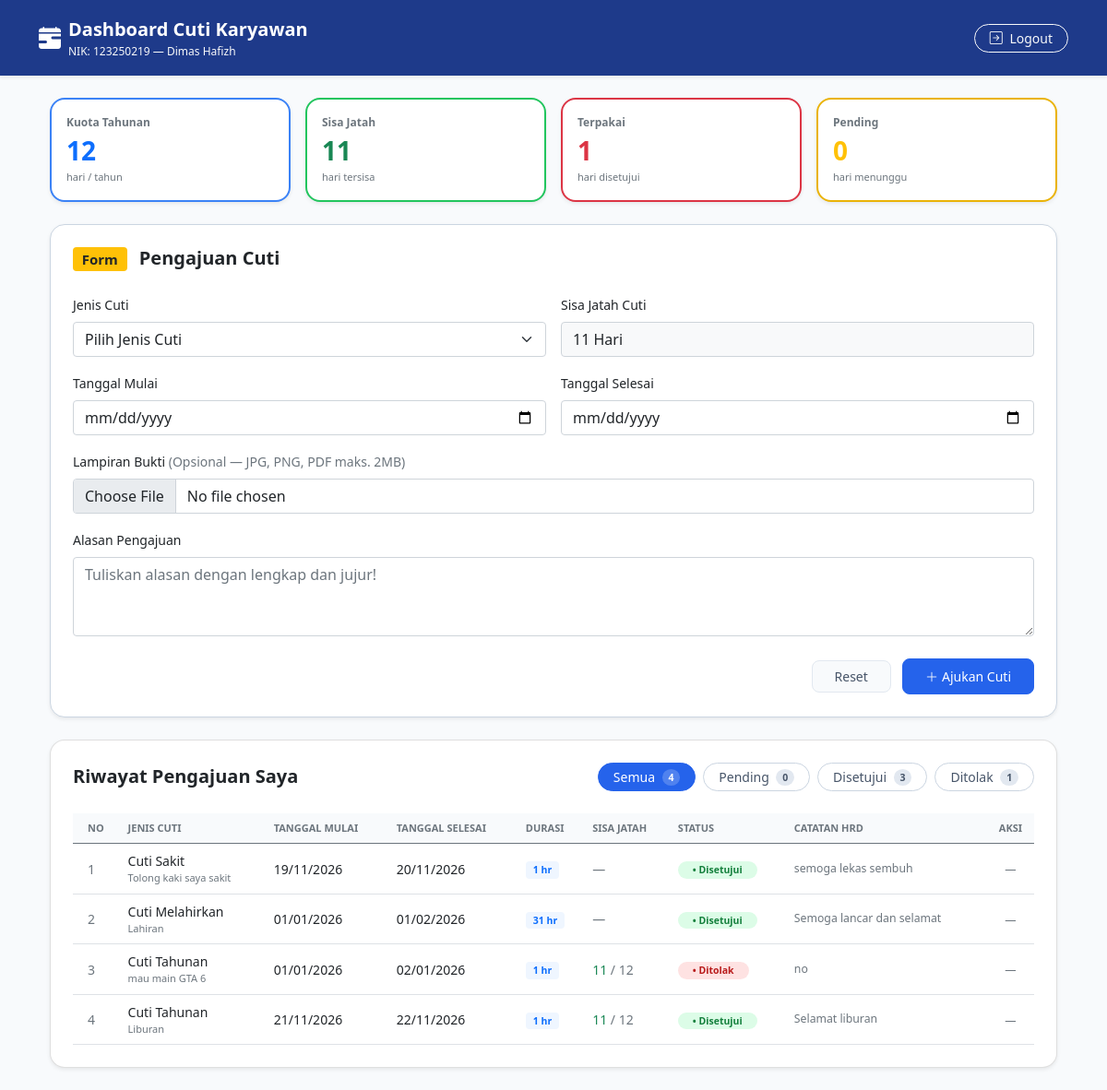
/karyawan/dashboard.php (signed in), run on an earlier commit of the app's database.
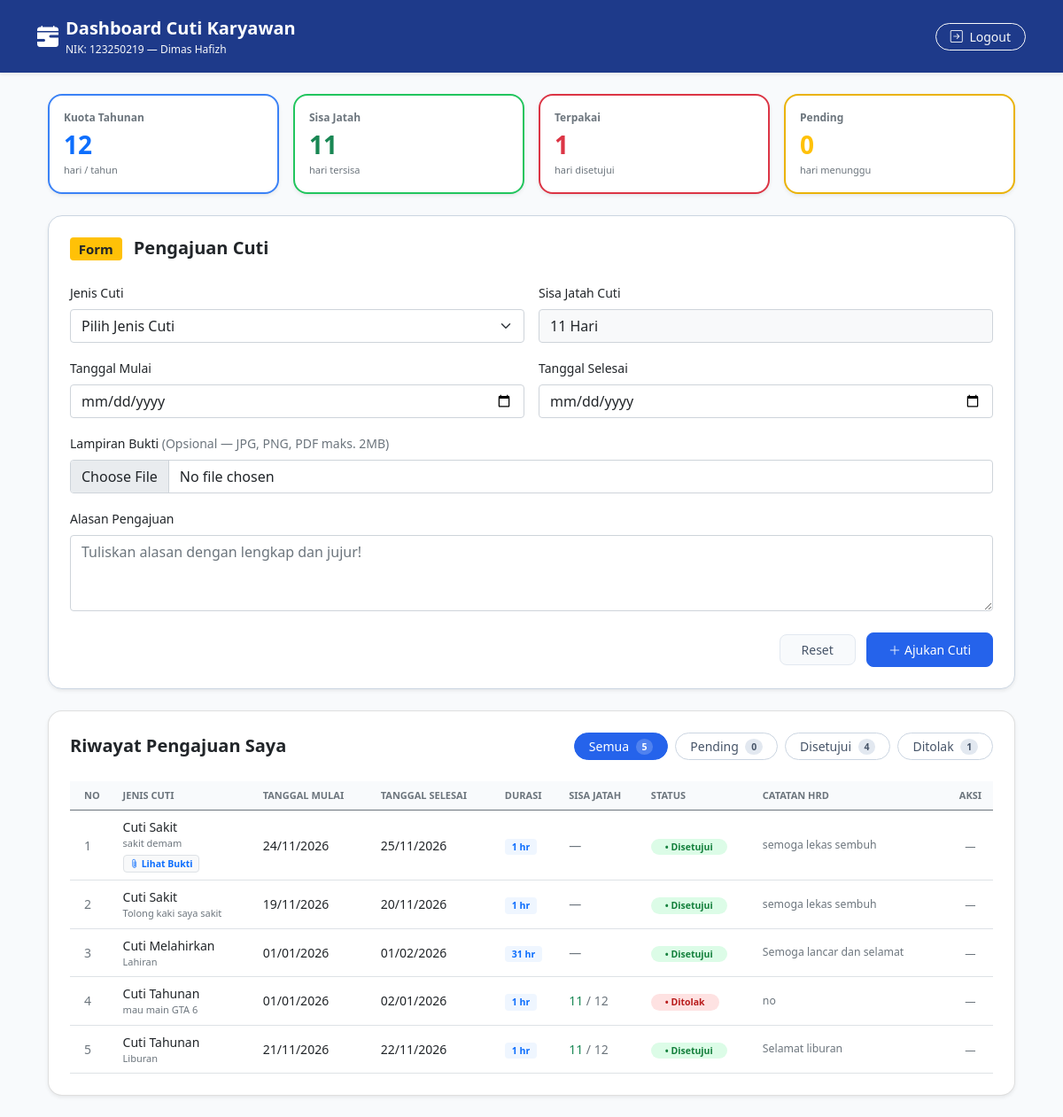
And on a later commit of the database.
### tables this page shows
CREATE TABLE `pengajuan_cuti` (
  `id` int NOT NULL,
  `user_id` int NOT NULL,
  `jenis_cuti` varchar(50) NOT NULL,
  `tanggal_mulai` date NOT NULL,
  `tanggal_selesai` date NOT NULL,
  `jumlah_hari` int NOT NULL,
  `alasan` text NOT NULL,
  `lampiran` varchar(255) DEFAULT NULL,
  `catatan_hrd` text,
  `status` enum('pending','approved','rejected') NOT NULL DEFAULT 'pending',
  `created_at` timestamp NULL DEFAULT CURRENT_TIMESTAMP
);

### karyawan/dashboard.php (the view, shortened to what the changed rows need)
<?php
require_once '../koneksi.php';
$user_id = $_SESSION['id'];
$stmt = mysqli_prepare($koneksi, "SELECT * FROM pengajuan_cuti WHERE user_id = ? ORDER BY id DESC");
mysqli_stmt_bind_param($stmt, "i", $user_id);
mysqli_stmt_execute($stmt);
$result = mysqli_stmt_get_result($stmt);
$riwayat = [];
$terpakai = 0;
$pending_hari = 0;
$stat = ['total' => 0, 'pending' => 0, 'approved' => 0, 'rejected' => 0];
while ($row = mysqli_fetch_assoc($result)) {
    $riwayat[] = $row;
    $stat['total']++;
    if (isset($stat[$row['status']])) {
        $stat[$row['status']]++;
    }
    if (date('Y', strtotime($row['tanggal_mulai'])) == date('Y')) {
        if ($row['status'] === 'approved' && $row['jenis_cuti'] === 'Cuti Tahunan') {
            $terpakai += (int)$row['jumlah_hari'];
        } elseif ($row['status'] === 'pending') {
            $pending_hari += (int)$row['jumlah_hari'];
        }
    }
}
$sisa_jatah = max(0, KUOTA_TAHUNAN - $terpakai);
function tgl($d) { return date('d/m/Y', strtotime($d)); }
?>
<!DOCTYPE html>
<html lang="en">
<head>
    <link href="https://cdn.jsdelivr.net/npm/bootstrap@5.0.2/dist/css/bootstrap.min.css" rel="stylesheet">
    <link rel="stylesheet" href="https://cdn.jsdelivr.net/npm/bootstrap-icons@1.11.3/font/bootstrap-icons.min.css">
    <link rel="stylesheet" href="../assets/css/style.css?v=<?php echo time(); ?>">
</head>
<body style="background-color: #f8fafc;">
    <div class="container mt-4 mb-4 px-3 px-md-4">
        <div class="card shadow-sm stat-card mb-4">
            <div class="card-body p-4">
                <div class="d-flex justify-content-between align-items-center mb-4 flex-wrap gap-2">
                    <div class="d-flex gap-2 flex-wrap">
                        <button class="btn btn-filter-active btn-sm rounded-pill px-3 fw-semibold text-14" data-filter="semua">Semua
                            <span class="badge rounded-circle ms-1"><?php echo $stat['total']; ?></span>
                        </button>
                        <button class="btn btn-filter btn-sm rounded-pill px-3 fw-semibold text-14" data-filter="approved">Disetujui
                            <span class="badge rounded-circle ms-1"><?php echo $stat['approved']; ?></span>
                        </button>
                    </div>
                </div>
                <div class="table-responsive">
                    <table class="table table-hover align-middle mb-0 text-14">
                        <thead class="bg-table-header">
                            <tr class="text-muted text-xs text-uppercase">
                                <th class="ps-3">No</th>
                                <th>Jenis Cuti</th>
                                <th>Tanggal Mulai</th>
                                <th>Tanggal Selesai</th>
                                <th>Durasi</th>
                                <th>Sisa Jatah</th>
                                <th>Status</th>
                                <th>Catatan HRD</th>
                                <th class="text-center">Aksi</th>
                            </tr>
                        </thead>
                        <tbody id="tabel-body">
                            <?php foreach ($riwayat as $i => $r):
                                $badgeMap = [
                                    'pending'  => ['badge-soft-pending', 'Pending'],
                                    'approved' => ['badge-soft-approved', 'Disetujui'],
                                    'rejected' => ['badge-soft-rejected', 'Ditolak']
                                ];
                                $badge = $badgeMap[$r['status']] ?? ['bg-secondary text-white', $r['status']];
                            ?>
                                <tr data-status="<?php echo $r['status']; ?>">
                                    <td class="ps-3 text-muted"><?php echo $i + 1; ?></td>
                                    <td>
                                        <div class="fw-semibold"><?php echo htmlspecialchars($r['jenis_cuti']); ?></div>
                                        <div class="text-muted text-xs"><?php echo htmlspecialchars($r['alasan']); ?></div>
                                        <?php if (!empty($r['lampiran'])): ?>
                                            <a href="../uploads/<?php echo htmlspecialchars($r['lampiran']); ?>" target="_blank" class="badge bg-light text-primary border text-decoration-none mt-1">
                                                <i class="bi bi-paperclip"></i> Lihat Bukti
                                            </a>
                                        <?php endif; ?>
                                    </td>
                                    <td><?php echo tgl($r['tanggal_mulai']); ?></td>
                                    <td><?php echo tgl($r['tanggal_selesai']); ?></td>
                                    <td><span class="badge bg-soft-blue text-primary fw-semibold px-2 py-1"><?php echo $r['jumlah_hari']; ?> hr</span></td>
                                    <td>
                                        <?php if ($r['jenis_cuti'] === 'Cuti Tahunan'): ?>
                                            <span class="fw-semibold text-success"><?php echo $sisa_jatah; ?></span>
                                            <span class="text-muted">/ <?php echo KUOTA_TAHUNAN; ?></span>
                                        <?php else: ?>
                                            <span class="text-muted">—</span>
                                        <?php endif; ?>
                                    </td>
                                    <td>
                                        <span class="badge rounded-pill <?php echo $badge[0]; ?> fw-semibold px-3 py-1">
                                            &bull; <?php echo $badge[1]; ?>
                                        </span>
                                    </td>
                                    <td class="text-muted small"><?php echo !empty($r['catatan_hrd']) ? htmlspecialchars($r['catatan_hrd']) : '—'; ?></td>
                                    <td class="text-center">
                                        <?php if ($r['status'] === 'pending'): ?>
                                            <div class="d-inline-flex gap-1">
                                                <button type="button" class="btn-icon-aksi btn-edit"
                                                    style="background-color: #fef3c7; color: #d97706;"
                                                    title="Edit"
                                                    data-bs-toggle="modal" data-bs-target="#modalEdit"
                                                    data-id="<?php echo $r['id']; ?>"
                                                    data-jenis="<?php echo htmlspecialchars($r['jenis_cuti']); ?>"
                                                    data-mulai="<?php echo $r['tanggal_mulai']; ?>"
                                                    data-selesai="<?php echo $r['tanggal_selesai']; ?>"
                                                    data-alasan="<?php echo htmlspecialchars($r['alasan']); ?>"
                                                    data-lampiran="<?php echo htmlspecialchars($r['lampiran'] ?? ''); ?>">
                                                    <i class="bi bi-pencil-square"></i>
                                                </button>
                                                <a href="../proses/proses_hapus_cuti.php?id=<?php echo $r['id']; ?>"
                                                    class="btn-icon-aksi"
                                                    style="background-color: #f1f5f9; color: #475569;"
                                                    title="Hapus"
                                                    onclick="return confirm('Yakin ingin menghapus pengajuan cuti ini?')">
                                                    <i class="bi bi-trash"></i>
                                                </a>
                                            </div>
                                        <?php else: ?>
                                            <span class="text-muted small">—</span>
                                        <?php endif; ?>
                                    </td>
                                </tr>
                            <?php endforeach; ?>
                        </tbody>
                    </table>
                </div>
            </div>
        </div>
    </div>
</body>
</html>

What changed in the data, as far as the page shows it:
added pengajuan_cuti: jenis_cuti "Cuti Sakit", alasan "sakit demam", tanggal_mulai "24/11/2026", tanggal_selesai "25/11/2026", jumlah_hari "1", status "Disetujui", catatan_hrd "semoga lekas sembuh"
Also different on the page:
$stat['total']: "4" → "5"
$stat['approved']: "3" → "4"
